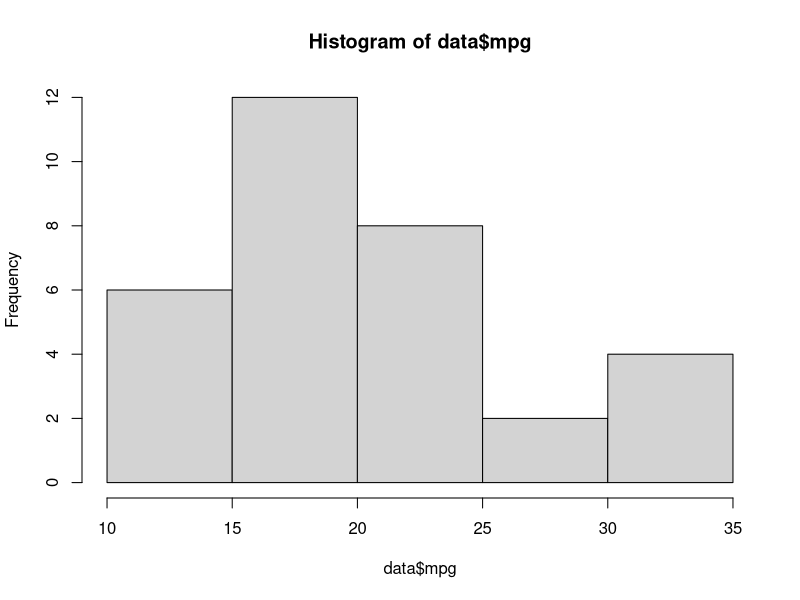
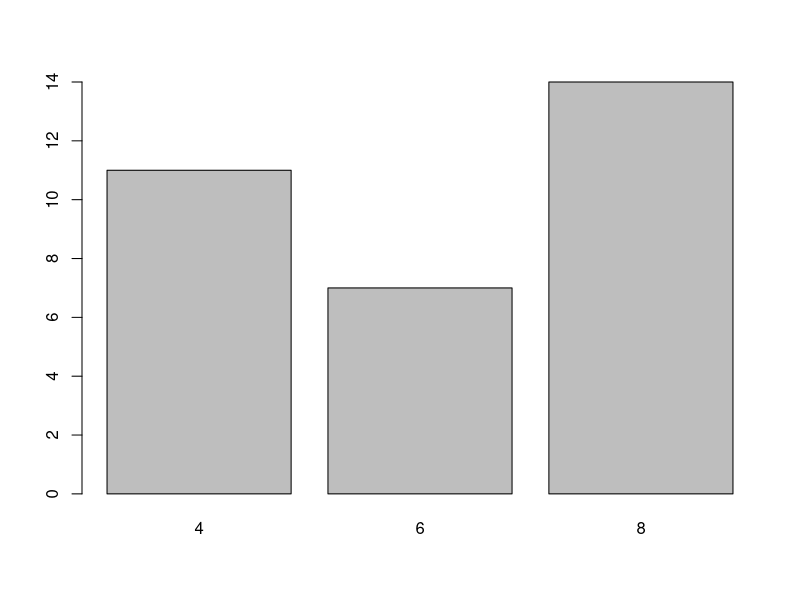
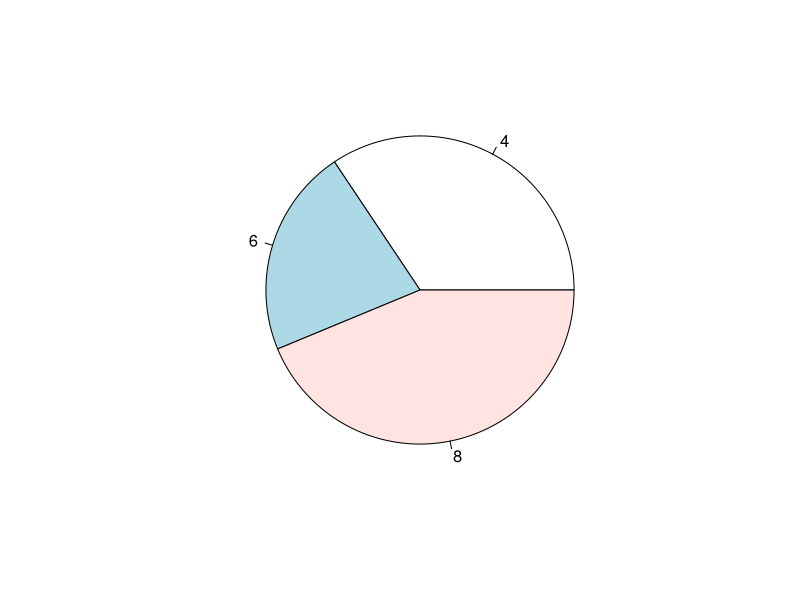

These figures' R source, in order:
#Codigo para problema 2

data <- mtcars
data

x <-data$cyl
ni <-table(x)
ni
fi <- ni/length(x)
fi
Ni <-cumsum(ni)
Ni
Fi <- cumsum(fi)
Fi
cbind(ni,fi,Ni,Fi)


#continous
x <- data$mpg
bins <- cut(x,10)

ni <- table(bins)
fi <- ni/length(bins)
Ni <- cumsum(ni)
Fi <- cumsum(fi)
cbind(ni,fi,Ni,Fi)

#histograma
hist(data$mpg)

#barplot : discretas
ni <- table(data$cyl)
barplot(ni)

#pie:discretas
fi <-ni/length(table(data$cyl))
pie(fi)

